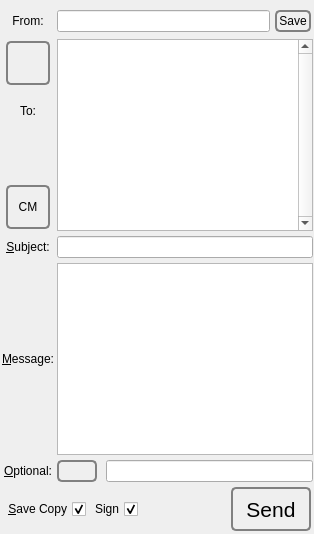
             <widget class="QWidget" name="tab_5">
              <attribute name="icon">
               <iconset resource="../Icons/icons.qrc">
                <normaloff>:/nuvola/write.png</normaloff>:/nuvola/write.png</iconset>
              </attribute>
              <attribute name="title">
               <string>&amp;Write</string>
              </attribute>
              <layout class="QVBoxLayout" name="verticalLayout_27">
               <property name="spacing">
                <number>3</number>
               </property>
               <property name="leftMargin">
                <number>2</number>
               </property>
               <property name="topMargin">
                <number>1</number>
               </property>
               <property name="rightMargin">
                <number>1</number>
               </property>
               <property name="bottomMargin">
                <number>1</number>
               </property>
               <item>
                <layout class="QGridLayout" name="gridLayout_4">
                 <property name="topMargin">
                  <number>7</number>
                 </property>
                 <property name="horizontalSpacing">
                  <number>3</number>
                 </property>
                 <property name="verticalSpacing">
                  <number>5</number>
                 </property>
                 <item row="0" column="0">
                  <widget class="QLabel" name="label_16">
                   <property name="text">
                    <string>From:</string>
                   </property>
                   <property name="alignment">
                    <set>Qt::AlignCenter</set>
                   </property>
                  </widget>
                 </item>
                 <item row="0" column="1">
                  <layout class="QHBoxLayout" name="horizontalLayout_20">
                   <property name="spacing">
                    <number>3</number>
                   </property>
                   <property name="topMargin">
                    <number>0</number>
                   </property>
                   <item>
                    <widget class="QLineEdit" name="emailName"/>
                   </item>
                   <item>
                    <widget class="QPushButton" name="saveEmailName">
                     <property name="styleSheet">
                      <string notr="true">QPushButton {
 border: 2px solid gray;
 background-color: qlineargradient(x1: 0, y1: 0, x2: 0, y2: 1,
                                   stop: 0 #E0E0E0, stop: 1 #FFFFFF);
 border-radius: 5px;
 margin: 2px;
 padding: 2px;
 }



QPushButton:hover { 
background-color: qlineargradient(x1: 0, y1: 0, x2: 0, y2: 1,
                                   stop: 0 rgb(254,229,172), stop: 1 #FFFFFF);
background-position: top center; } 

QPushButton:pressed {
     background-color: darkgrey;
     border-style: inset;
 }</string>
                     </property>
                     <property name="text">
                      <string>Save</string>
                     </property>
                    </widget>
                   </item>
                  </layout>
                 </item>
                 <item row="9" column="1">
                  <layout class="QHBoxLayout" name="horizontalLayout_31">
                   <property name="spacing">
                    <number>9</number>
                   </property>
                   <item>
                    <widget class="QPushButton" name="generateGoldBug">
                     <property name="sizePolicy">
                      <sizepolicy hsizetype="Minimum" vsizetype="Fixed">
                       <horstretch>0</horstretch>
                       <verstretch>0</verstretch>
                      </sizepolicy>
                     </property>
                     <property name="maximumSize">
                      <size>
                       <width>16777215</width>
                       <height>16777215</height>
                      </size>
                     </property>
                     <property name="toolTip">
                      <string>&lt;html&gt;&lt;head/&gt;&lt;body&gt;&lt;p&gt;Add with the GoldBug an additional layer of encryption to the e-mail. &lt;br&gt;Do remember to notify all recipients of the GoldBug-Password.&lt;/p&gt;&lt;/body&gt;&lt;/html&gt;</string>
                     </property>
                     <property name="styleSheet">
                      <string notr="true">QPushButton {
 border: 2px solid gray;
 background-color: qlineargradient(x1: 0, y1: 0, x2: 0, y2: 1,
                                   stop: 0 #E0E0E0, stop: 1 #FFFFFF);
 border-radius: 5px;

 padding: 2px;
 }


QPushButton:hover { 
background-color: qlineargradient(x1: 0, y1: 0, x2: 0, y2: 1,
                                   stop: 0 rgb(254,229,172), stop: 1 #FFFFFF);
background-position: top center; } 

QPushButton:pressed {
     background-color: darkgrey;
     border-style: inset;
 }</string>
                     </property>
                     <property name="text">
                      <string/>
                     </property>
                     <property name="icon">
                      <iconset resource="../Icons/icons.qrc">
                       <normaloff>:/nuvola/goldbug.png</normaloff>:/nuvola/goldbug.png</iconset>
                     </property>
                     <property name="iconSize">
                      <size>
                       <width>32</width>
                       <height>32</height>
                      </size>
                     </property>
                     <property name="autoRepeatDelay">
                      <number>300</number>
                     </property>
                     <property name="autoRepeatInterval">
                      <number>100</number>
                     </property>
                     <property name="flat">
                      <bool>true</bool>
                     </property>
                    </widget>
                   </item>
                   <item>
                    <widget class="QLineEdit" name="goldbug">
                     <property name="sizePolicy">
                      <sizepolicy hsizetype="Expanding" vsizetype="Fixed">
                       <horstretch>0</horstretch>
                       <verstretch>0</verstretch>
                      </sizepolicy>
                     </property>
                    </widget>
                   </item>
                  </layout>
                 </item>
                 <item row="9" column="0">
                  <widget class="QLabel" name="label_6">
                   <property name="text">
                    <string>&amp;Optional:</string>
                   </property>
                   <property name="alignment">
                    <set>Qt::AlignCenter</set>
                   </property>
                   <property name="buddy">
                    <cstring>goldbug</cstring>
                   </property>
                  </widget>
                 </item>
                 <item row="5" column="1">
                  <widget class="QTextEdit" name="outgoingMessage">
                   <property name="tabChangesFocus">
                    <bool>true</bool>
                   </property>
                   <property name="overwriteMode">
                    <bool>false</bool>
                   </property>
                  </widget>
                 </item>
                 <item row="2" column="0">
                  <layout class="QVBoxLayout" name="verticalLayout_31">
                   <item>
                    <layout class="QVBoxLayout" name="verticalLayout_33">
                     <item>
                      <layout class="QHBoxLayout" name="horizontalLayout_17">
                       <item>
                        <widget class="QPushButton" name="copyrepleo_email">
                         <property name="sizePolicy">
                          <sizepolicy hsizetype="Fixed" vsizetype="Fixed">
                           <horstretch>0</horstretch>
                           <verstretch>0</verstretch>
                          </sizepolicy>
                         </property>
                         <property name="minimumSize">
                          <size>
                           <width>48</width>
                           <height>48</height>
                          </size>
                         </property>
                         <property name="maximumSize">
                          <size>
                           <width>28</width>
                           <height>16777215</height>
                          </size>
                         </property>
                         <property name="toolTip">
                          <string>Copy the Email-Repleo of one! selected friend.</string>
                         </property>
                         <property name="styleSheet">
                          <string notr="true">QPushButton {
 border: 2px solid gray;
 background-color: qlineargradient(x1: 0, y1: 0, x2: 0, y2: 1,
                                   stop: 0 #E0E0E0, stop: 1 #FFFFFF);
 border-radius: 5px;
 margin: 2px;
 padding: 2px;
 }


QPushButton:hover { 
background-color: qlineargradient(x1: 0, y1: 0, x2: 0, y2: 1,
                                   stop: 0 rgb(254,229,172), stop: 1 #FFFFFF);
background-position: top center; } 

QPushButton:pressed {
     background-color: darkgrey;
     border-style: inset;
 }</string>
                         </property>
                         <property name="text">
                          <string/>
                         </property>
                         <property name="icon">
                          <iconset resource="../Icons/icons.qrc">
                           <normaloff>:/nuvola/repleo-email.png</normaloff>:/nuvola/repleo-email.png</iconset>
                         </property>
                         <property name="iconSize">
                          <size>
                           <width>48</width>
                           <height>48</height>
                          </size>
                         </property>
                        </widget>
                       </item>
                      </layout>
                     </item>
                     <item>
                      <spacer name="verticalSpacer">
                       <property name="orientation">
                        <enum>Qt::Vertical</enum>
                       </property>
                       <property name="sizeHint" stdset="0">
                        <size>
                         <width>1</width>
                         <height>1</height>
                        </size>
                       </property>
                      </spacer>
                     </item>
                    </layout>
                   </item>
                   <item>
                    <widget class="QLabel" name="label_10">
                     <property name="text">
                      <string>To:</string>
                     </property>
                     <property name="alignment">
                      <set>Qt::AlignCenter</set>
                     </property>
                    </widget>
                   </item>
                   <item>
                    <spacer name="verticalSpacer_14">
                     <property name="orientation">
                      <enum>Qt::Vertical</enum>
                     </property>
                     <property name="sizeHint" stdset="0">
                      <size>
                       <width>1</width>
                       <height>1</height>
                      </size>
                     </property>
                    </spacer>
                   </item>
                   <item>
                    <layout class="QHBoxLayout" name="horizontalLayout_46">
                     <property name="spacing">
                      <number>0</number>
                     </property>
                     <property name="topMargin">
                      <number>0</number>
                     </property>
                     <item>
                      <widget class="QPushButton" name="emailWriteActionMenu">
                       <property name="minimumSize">
                        <size>
                         <width>48</width>
                         <height>48</height>
                        </size>
                       </property>
                       <property name="maximumSize">
                        <size>
                         <width>44</width>
                         <height>16777215</height>
                        </size>
                       </property>
                       <property name="toolTip">
                        <string>Right mouse context menu as a button for tablets.</string>
                       </property>
                       <property name="styleSheet">
                        <string notr="true">QPushButton {
 border: 2px solid gray;
 background-color: qlineargradient(x1: 0, y1: 0, x2: 0, y2: 1,
                                   stop: 0 #E0E0E0, stop: 1 #FFFFFF);
 border-radius: 5px;
 margin: 2px;
 padding: 2px;
 }


QPushButton:hover { 
background-color: qlineargradient(x1: 0, y1: 0, x2: 0, y2: 1,
                                   stop: 0 rgb(254,229,172), stop: 1 #FFFFFF);
background-position: top center; } 

QPushButton:pressed {
     background-color: darkgrey;
     border-style: inset;
 }</string>
                       </property>
                       <property name="text">
                        <string>CM</string>
                       </property>
                       <property name="iconSize">
                        <size>
                         <width>48</width>
                         <height>48</height>
                        </size>
                       </property>
                      </widget>
                     </item>
                    </layout>
                   </item>
                  </layout>
                 </item>
                 <item row="4" column="0">
                  <widget class="QLabel" name="label_25">
                   <property name="text">
                    <string>&amp;Subject:</string>
                   </property>
                   <property name="alignment">
                    <set>Qt::AlignCenter</set>
                   </property>
                   <property name="buddy">
                    <cstring>outgoingSubject</cstring>
                   </property>
                  </widget>
                 </item>
                 <item row="4" column="1">
                  <widget class="QLineEdit" name="outgoingSubject"/>
                 </item>
                 <item row="5" column="0">
                  <widget class="QLabel" name="label_26">
                   <property name="text">
                    <string>&amp;Message:</string>
                   </property>
                   <property name="alignment">
                    <set>Qt::AlignCenter</set>
                   </property>
                   <property name="buddy">
                    <cstring>outgoingMessage</cstring>
                   </property>
                  </widget>
                 </item>
                 <item row="2" column="1">
                  <widget class="QTableWidget" name="emailParticipants">
                   <property name="sizePolicy">
                    <sizepolicy hsizetype="Expanding" vsizetype="Expanding">
                     <horstretch>0</horstretch>
                     <verstretch>0</verstretch>
                    </sizepolicy>
                   </property>
                   <property name="maximumSize">
                    <size>
                     <width>16777215</width>
                     <height>16777215</height>
                    </size>
                   </property>
                   <property name="verticalScrollBarPolicy">
                    <enum>Qt::ScrollBarAlwaysOn</enum>
                   </property>
                   <property name="horizontalScrollBarPolicy">
                    <enum>Qt::ScrollBarAlwaysOff</enum>
                   </property>
                   <property name="alternatingRowColors">
                    <bool>false</bool>
                   </property>
                   <property name="selectionBehavior">
                    <enum>QAbstractItemView::SelectRows</enum>
                   </property>
                   <property name="horizontalScrollMode">
                    <enum>QAbstractItemView::ScrollPerPixel</enum>
                   </property>
                   <property name="gridStyle">
                    <enum>Qt::DotLine</enum>
                   </property>
                   <property name="sortingEnabled">
                    <bool>true</bool>
                   </property>
                   <attribute name="horizontalHeaderVisible">
                    <bool>false</bool>
                   </attribute>
                   <attribute name="horizontalHeaderDefaultSectionSize">
                    <number>150</number>
                   </attribute>
                   <attribute name="horizontalHeaderStretchLastSection">
                    <bool>true</bool>
                   </attribute>
                   <attribute name="verticalHeaderVisible">
                    <bool>false</bool>
                   </attribute>
                   <column>
                    <property name="text">
                     <string>Participant</string>
                    </property>
                   </column>
                   <column>
                    <property name="text">
                     <string>OID</string>
                    </property>
                   </column>
                   <column>
                    <property name="text">
                     <string>neighbor_oid</string>
                    </property>
                   </column>
                   <column>
                    <property name="text">
                     <string>public_key_hash</string>
                    </property>
                   </column>
                  </widget>
                 </item>
                </layout>
               </item>
               <item>
                <layout class="QHBoxLayout" name="horizontalLayout_29">
                 <property name="leftMargin">
                  <number>0</number>
                 </property>
                 <item>
                  <widget class="QCheckBox" name="saveCopy">
                   <property name="toolTip">
                    <string>Save a copy of your email.</string>
                   </property>
                   <property name="layoutDirection">
                    <enum>Qt::RightToLeft</enum>
                   </property>
                   <property name="text">
                    <string>&amp;Save Copy</string>
                   </property>
                   <property name="iconSize">
                    <size>
                     <width>20</width>
                     <height>20</height>
                    </size>
                   </property>
                   <property name="checked">
                    <bool>true</bool>
                   </property>
                  </widget>
                 </item>
                 <item>
                  <widget class="QCheckBox" name="emailSignMessages">
                   <property name="toolTip">
                    <string>Sign your email.</string>
                   </property>
                   <property name="layoutDirection">
                    <enum>Qt::RightToLeft</enum>
                   </property>
                   <property name="text">
                    <string>Sign</string>
                   </property>
                   <property name="checked">
                    <bool>true</bool>
                   </property>
                  </widget>
                 </item>
                 <item>
                  <widget class="Line" name="line_18">
                   <property name="sizePolicy">
                    <sizepolicy hsizetype="Expanding" vsizetype="Fixed">
                     <horstretch>0</horstretch>
                     <verstretch>0</verstretch>
                    </sizepolicy>
                   </property>
                   <property name="lineWidth">
                    <number>0</number>
                   </property>
                   <property name="orientation">
                    <enum>Qt::Horizontal</enum>
                   </property>
                  </widget>
                 </item>
                 <item>
                  <widget class="QPushButton" name="sendMail">
                   <property name="sizePolicy">
                    <sizepolicy hsizetype="Expanding" vsizetype="Fixed">
                     <horstretch>0</horstretch>
                     <verstretch>0</verstretch>
                    </sizepolicy>
                   </property>
                   <property name="minimumSize">
                    <size>
                     <width>48</width>
                     <height>48</height>
                    </size>
                   </property>
                   <property name="font">
                    <font>
                     <pointsize>16</pointsize>
                    </font>
                   </property>
                   <property name="toolTip">
                    <string>Send your email.</string>
                   </property>
                   <property name="styleSheet">
                    <string notr="true">QPushButton {
 border: 2px solid gray;
 background-color: qlineargradient(x1: 0, y1: 0, x2: 0, y2: 1,
                                   stop: 0 #E0E0E0, stop: 1 #FFFFFF);
 border-radius: 5px;
 margin: 2px;
 padding: 2px;
 }


QPushButton:hover { 
background-color: qlineargradient(x1: 0, y1: 0, x2: 0, y2: 1,
                                   stop: 0 rgb(254,229,172), stop: 1 #FFFFFF);
background-position: top center; } 

QPushButton:pressed {
     background-color: darkgrey;
     border-style: inset;
 }</string>
                   </property>
                   <property name="text">
                    <string>Send</string>
                   </property>
                   <property name="icon">
                    <iconset resource="../Icons/icons.qrc">
                     <normaloff>:/nuvola/email.png</normaloff>:/nuvola/email.png</iconset>
                   </property>
                   <property name="iconSize">
                    <size>
                     <width>24</width>
                     <height>24</height>
                    </size>
                   </property>
                  </widget>
                 </item>
                </layout>
               </item>
              </layout>
             </widget>
